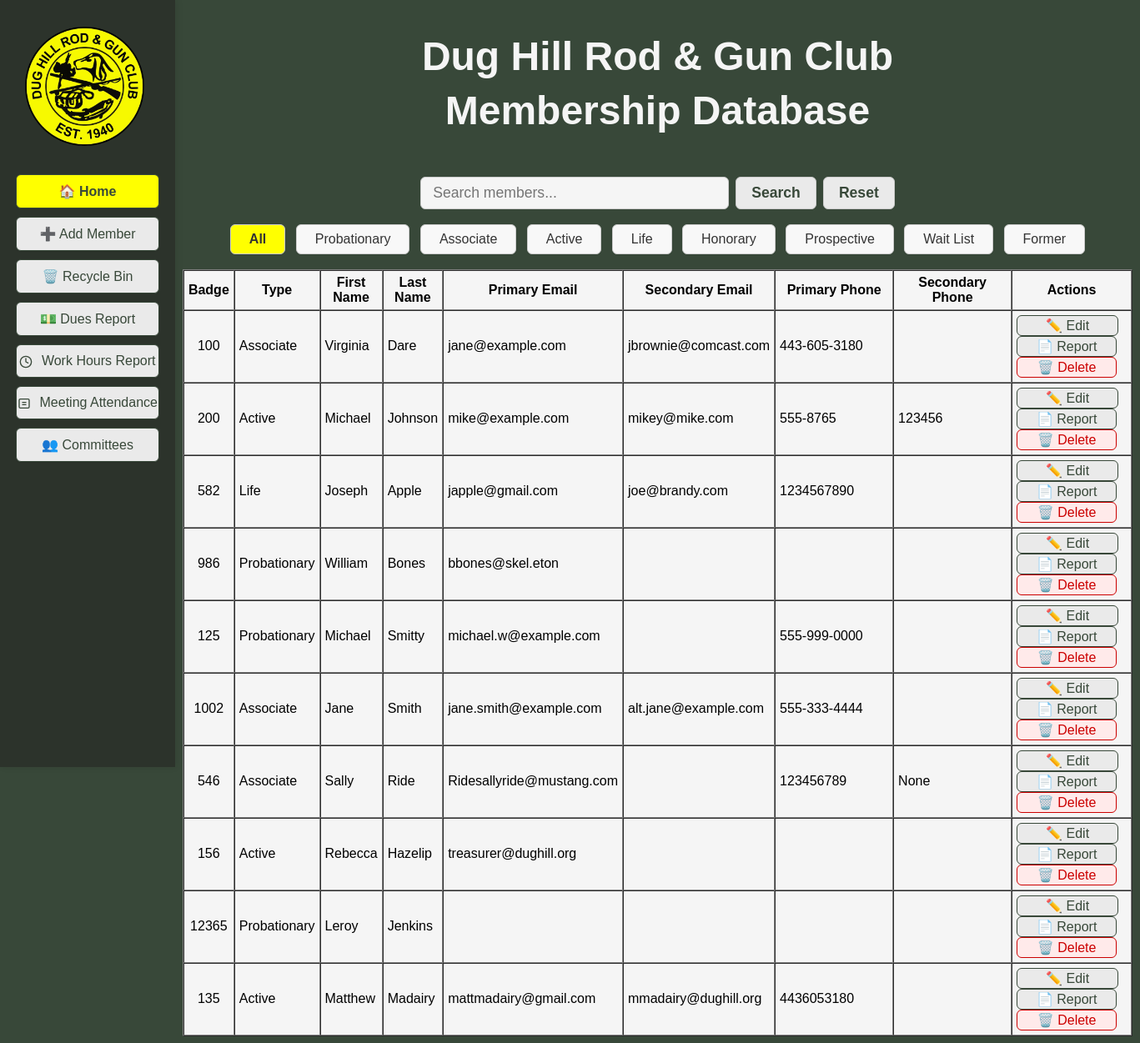
Before: / with the older database file.
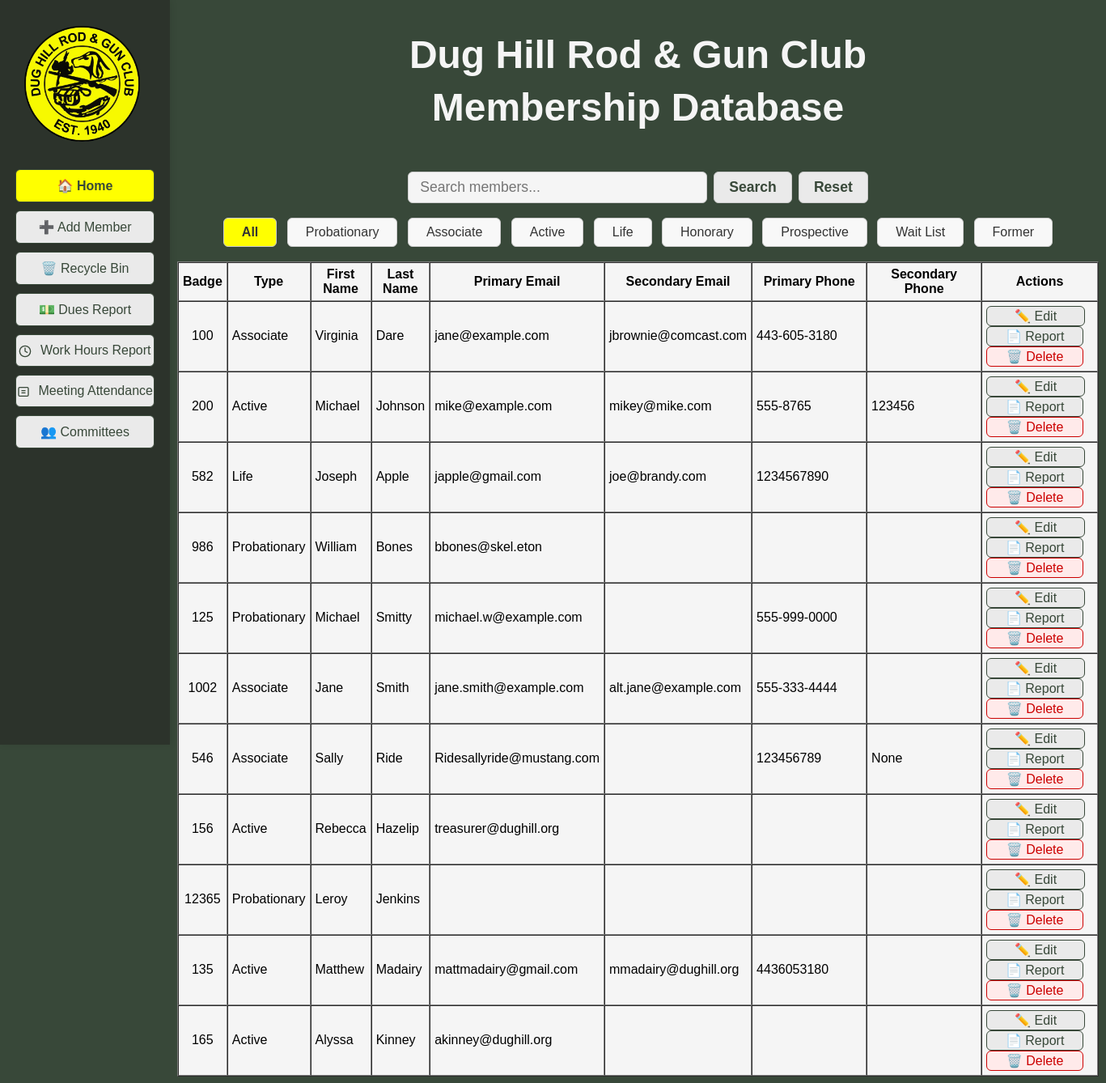
After: the same page with the newer database file.
### tables this page shows
CREATE TABLE members (
                id INTEGER PRIMARY KEY AUTOINCREMENT,
                badge_number TEXT,
                membership_type TEXT,
                first_name TEXT,
                last_name TEXT,
                dob TEXT,
                email TEXT,
                phone TEXT,
                address TEXT,
                city TEXT,
                state TEXT,
                zip TEXT,
                join_date TEXT,
                email2 TEXT,
                sponsor TEXT,
                card_internal TEXT,
                card_external TEXT,
                deleted INTEGER DEFAULT 0
            , phone2 TEXT, waiver INTEGER DEFAULT 0, middle_name TEXT DEFAULT '', nickname TEXT DEFAULT '', suffix TEXT DEFAULT '', deleted_on TEXT);

### DH_DB_Webapp/app.py (the view)
@app.route('/', methods=['GET'])
def index():
	search = request.args.get('search', '').strip()
	member_type = request.args.get('member_type', 'All')
	all_members = database.get_all_members()
	if member_type and member_type != 'All':
		members = [m for m in all_members if m['membership_type'] == member_type]
	else:
		members = all_members
	if search:
		search_lower = search.lower()
		def member_matches(m):
			return any(search_lower in str(m[col]).lower() if m[col] is not None else False for col in m.keys())
		members = [m for m in members if member_matches(m)]
	member_types = ["All", "Probationary", "Associate", "Active", "Life", "Honorary", "Prospective", "Wait List", "Former"]
	return render_template('index.html', members=members, search=search, member_type=member_type, member_types=member_types, active_page='home')

### DH_DB_Webapp/database.py (called while the page is built)
def get_connection():
	conn = sqlite3.connect(DB_NAME)
	conn.row_factory = sqlite3.Row
	return conn

def get_all_members():
	conn = get_connection()
	c = conn.cursor()
	c.execute("SELECT * FROM members WHERE deleted=0")
	rows = c.fetchall()
	conn.close()
	return rows

### DH_DB_Webapp/templates/index.html (shortened to what the changed rows need)
<!DOCTYPE html>
<html>
<head>
</head>
<body style="background-color:#384839; font-family:Arial, Helvetica, sans-serif;">
    <div style="display:flex; flex-direction:row;">
        <div style="flex:1; margin-left:210px; display:flex; flex-direction:column; align-items:center;">
            {% block content %}
            <div style="display:flex; flex-direction:row; justify-content:center; margin-bottom:20px; width:100%;">
                <div style="text-align:center; width:100%;">
                    <h1 style="margin-bottom:0.2em; color:#f5f5f5; font-size:3em;">Dug Hill Rod & Gun Club</h1>
                    <h1 style="margin-top:0.2em; color:#f5f5f5; font-size:3em;">Membership Database</h1>
                </div>
            </div>
            <div style="margin-bottom:18px; text-align:center;">
                {% for mt in member_types %}
                    <a href="{{ url_for('index', member_type=mt, search=search) }}"
                       style="display:inline-block; padding:8px 22px; margin:0 4px; border-radius:6px; border:1px solid #ccc; background-color:{{ 'rgb(255,255,0)' if mt == member_type else '#f8f8f8' }}; color:#333; text-decoration:none; font-weight:{{ 'bold' if mt == member_type else 'normal' }}; box-shadow:0 1px 2px rgba(0,0,0,0.04);">
                        {{ mt }}
                    </a>
                {% endfor %}
            </div>
            <table border="1" cellpadding="5" cellspacing="0" style="margin:auto; width:100%; max-width:1100px; background-color:#f5f5f5;">
                <tr>
                    <th onclick="sortTable(0)" id="th0">Badge</th>
                    <th onclick="sortTable(1)" id="th1">Type</th>
                    <th onclick="sortTable(2)" id="th2">First Name</th>
                    <th onclick="sortTable(3)" id="th3">Last Name</th>
                    <th onclick="sortTable(4)" id="th4">Primary Email</th>
                    <th onclick="sortTable(5)" id="th5">Secondary Email</th>
                    <th onclick="sortTable(6)" id="th6">Primary Phone</th>
                    <th onclick="sortTable(7)" id="th7">Secondary Phone</th>
                    <th>Actions</th>
                </tr>
                {% for member in members %}
            <tr class="member-row" ondblclick="window.location='{{ url_for('member_details', member_id=member['id']) }}'" style="cursor:pointer;">
                        <td style="text-align:center;">{{ member['badge_number'] }}</td>
                        <td>{{ member['membership_type'] }}</td>
                        <td>{{ member['first_name'] }}</td>
                        <td>{{ member['last_name'] }}</td>
                        <td>{{ member['email'] }}</td>
                        <td>{{ member['email2'] }}</td>
                        <td style="min-width:130px;">{{ member['phone'] }}</td>
                        <td style="min-width:130px;">{{ member['phone2'] }}</td>
                        <td>
                            <a href="{{ url_for('member_details', member_id=member['id']) }}" class="action-btn" style="display:inline-block; width:120px; padding:2px 0; margin-right:10px; border-radius:6px; border:1px solid #384839; background:#eaeaea; color:#384839; cursor:pointer; text-align:center; text-decoration:none; font-size:1em;">✏️ Edit</a>
                            <form action="{{ url_for('member_report', member_id=member['id']) }}" method="get" style="display:inline; margin-bottom:4px;">
                                <button type="submit" class="action-btn" style="width:120px; padding:2px 0; margin-right:10px; border-radius:6px; border:1px solid #384839; background:#eaeaea; color:#384839; cursor:pointer; text-align:center; font-size:1em;">📄 Report</button>
                            </form>
                            <form action="{{ url_for('delete_member', member_id=member['id']) }}" method="post" style="display:inline;">
                                <button type="submit" class="action-btn" onclick="return confirm('Are you sure you want to move this member to the recycle bin?')" style="width:120px; padding:2px 0; margin-right:10px; border-radius:6px; border:1px solid #c00; background:#ffeaea; color:#c00; cursor:pointer; text-align:center; font-size:1em;">🗑️ Delete</button>
                            </form>
                        </td>
                    </tr>
                    {% endfor %}
            </table>
            {% endblock %}
        </div>
    </div>
</body>
</html>

Changed rows visible on the page:
added members: badge_number "165", membership_type "Active", first_name "Alyssa", last_name "Kinney", email "akinney@dughill.org"
